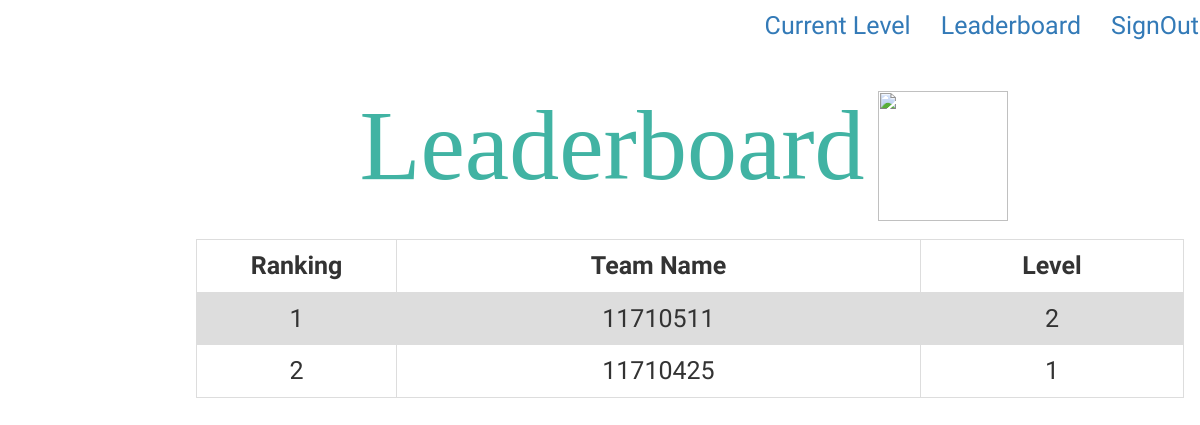
Before: /leaderboard/ (signed in) with the older database file.
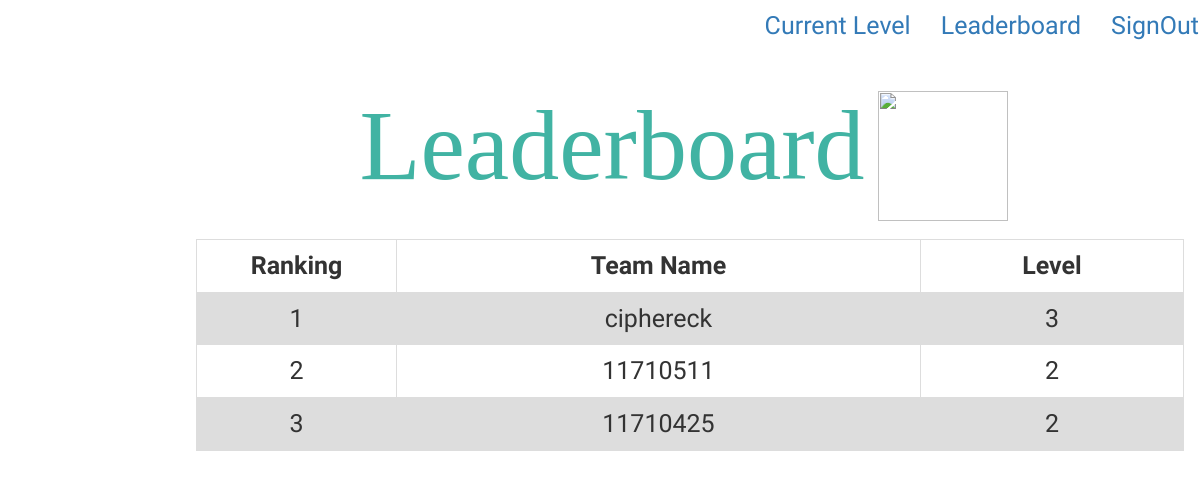
After: the same page with the newer database file.
### firstapp/models.py (models this page shows, shortened)
class UserInfo(models.Model):
    user = models.OneToOneField(User, on_delete=models.CASCADE)
    current_level=models.IntegerField(default=1)
    score=models.IntegerField(default=0)
    rank=models.IntegerField(default=0)

### firstapp/views.py (the view)
# urls.py: path('leaderboard/',views.get_leaderboard,name="leaderboard"),
def get_leaderboard(request):
    user_info=get_object_or_404(UserInfo, user_id=request.user.pk)
    current_level=user_info.current_level
    user_info_queryset=UserInfo.objects.all()
    user_info_list=[]
    for x in user_info_queryset:
        user_info_list.append(x)
    user_info_list.sort(key=get_score, reverse=True)
    cnt=1
    for x in user_info_list:
        x.rank=cnt
        cnt=cnt+1
    return render(request,'leaderboard.html',{'user_info_list':user_info_list,'current_level':current_level})

### firstapp/views.py (called while the page is built)
def get_score(user_info):
    return user_info.score

### templates/leaderboard.html (shortened to what this page needs)
{% extends "base.html" %}
{% load staticfiles %}
{% block content %}
     <div style="margin-left:15%;padding:1px 16px;height:100%;">
           <h1 style="text-align:center;font-size:100px;margin:5px;color:#41B3A3;font-family:algerian;">Leaderboard<img style="width:130px;height:130px;margin:13px;" src="{% static "CampusPreneur/css/logo.png" %}"></h1>
  <table>
  <tr>
    <th class="a">Ranking</th>
    <th class="b">Team Name</th>
    <th class="c">Level</th>
  </tr>
  {% for user_leader in user_info_list %}
    <tr>
        <td>{{user_leader.rank}} </td>
        <td>{{user_leader.user.username}}</td>
        <td>{{user_leader.current_level}}</td>
    </tr>
  {% endfor %}
    </table>
    </div>
{% endblock%}

### templates/base.html (shortened to what this page needs)
<!DOCTYPE html>
{%load staticfiles%}
<html lang="en" dir="ltr">
  <head>
    <link rel="stylesheet" href="https://maxcdn.bootstrapcdn.com/bootstrap/3.3.7/css/bootstrap.min.css">
    <link rel="stylesheet" href="https://maxcdn.bootstrapcdn.com/bootstrap/3.3.7/css/bootstrap-theme.min.css">
  </head>
  <body>
    <nav class="navbar mynav" role="navigation" id="navbar">
        {% if user.is_authenticated %}
        <ul class="nav navbar-nav navbar-right">
          <li><a href="{%url 'firstapp:question_current' current_level %}">Current Level</a></li>
          <li><a href="{%url 'firstapp:leaderboard' %}">Leaderboard</a></li>
          <li> <a href="{%url 'firstapp:logout'%}">SignOut</a> </li>
          {%else%}
          <a class="navbar-brand mynav">Welcome</a>
          <ul class="nav navbar-nav navbar-right">
          <li><a href="{%url 'firstapp:login'%}">Login</a></li>
          <li><a href="{%url 'firstapp:register'%}">SignUp</a></li></ul>
          {%endif%}
          </ul>
    </nav>
      {%block content%}
      {%endblock%}
  </body>
</html>

### templates/base.html (style rules this page uses)
body { font-family: 'Lobster', cursive; font-size:25px; }

### templates/leaderboard.html (style rules this page uses)
table { font-family: 'Lobster', cursive; border-collapse: collapse; width: 100%; }
td, th { border: 1px solid #dddddd; text-align: center; padding: 8px; }
tr:nth-child(even) { background-color: #dddddd; }
th.a { width:200px; }

Changed rows visible on the page:
added UserInfo: rank "1", user.username "ciphereck", current_level "3"
computed for UserInfo (number 2 of 3 on the later page): rank "1" → "2"
changed UserInfo (number 3 of 3 on the later page): rank "2" → "3"; current_level "1" → "2"
